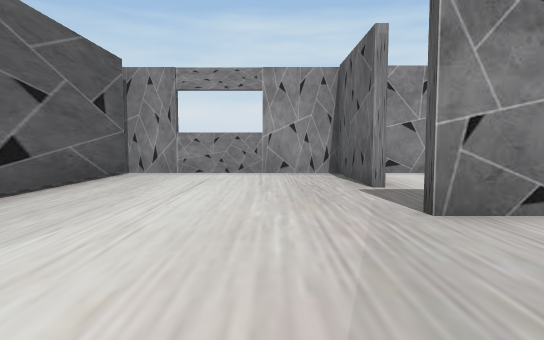
View 1 (above)

24 first-person views from a walk through a scene from a Unity 3-D project. The camera is 1.3 m above the floor, tilts 4° down and sees 75° across. The floor is counted in squares, 2 m on a side. Each view is taken from the middle of a square. On the plan, view 1 faces up. The plan holds only what a view shows up to about 10 squares ahead; the rest is blank. The player is left out. Some surface patterns are stand-ins.

View 2
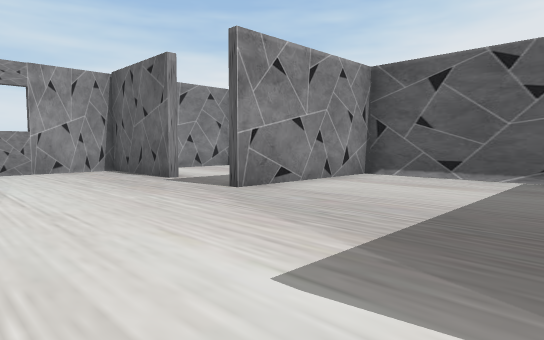

View 3
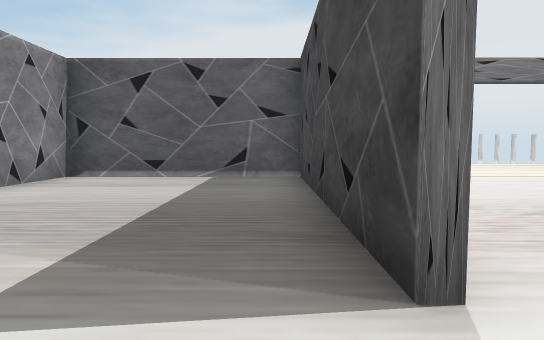

View 4
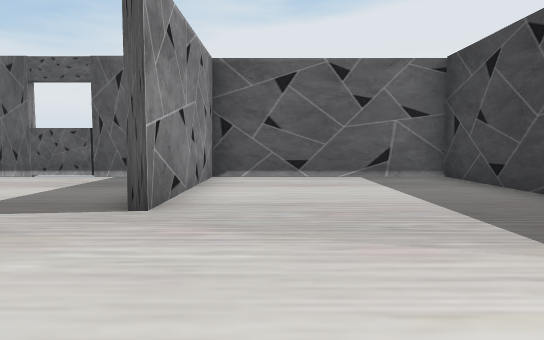

View 5
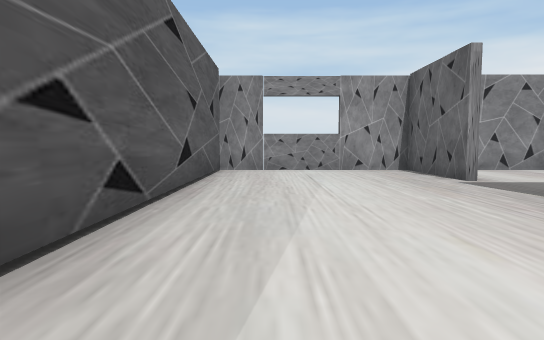

View 6
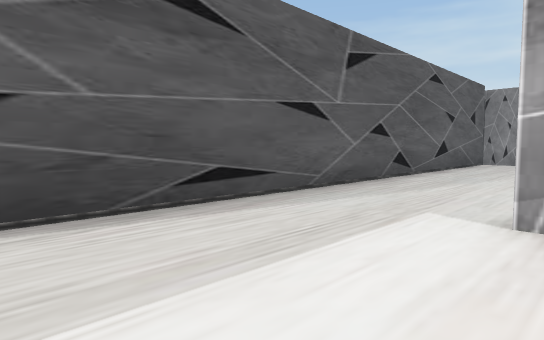

View 7
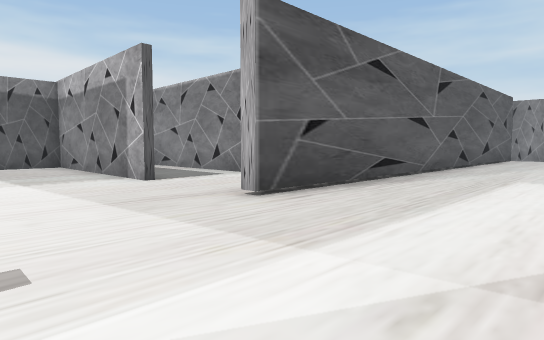

View 8
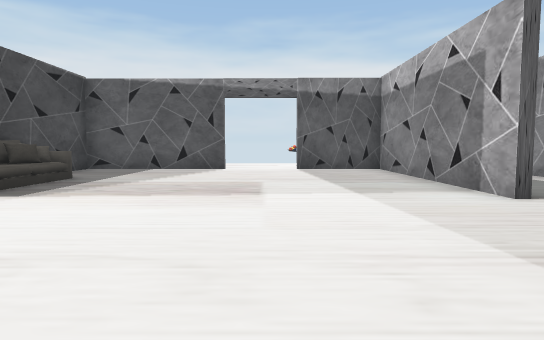

View 9
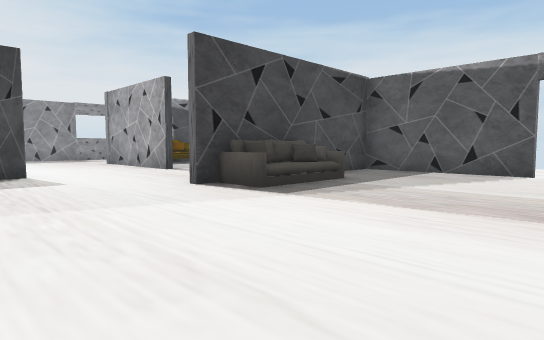

View 10
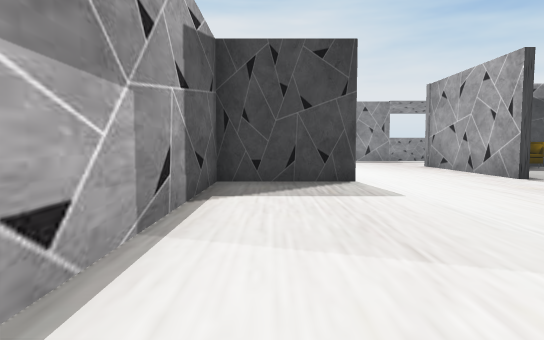

View 11
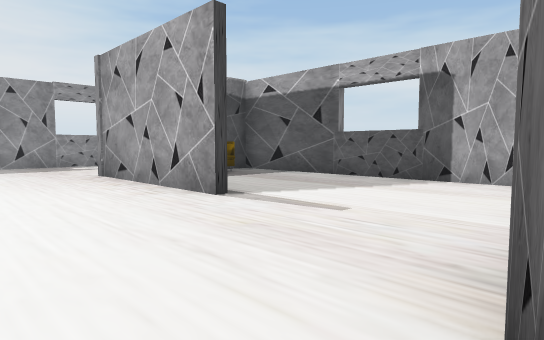

View 12
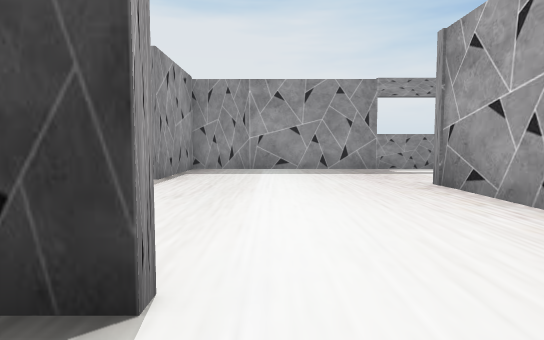

View 13
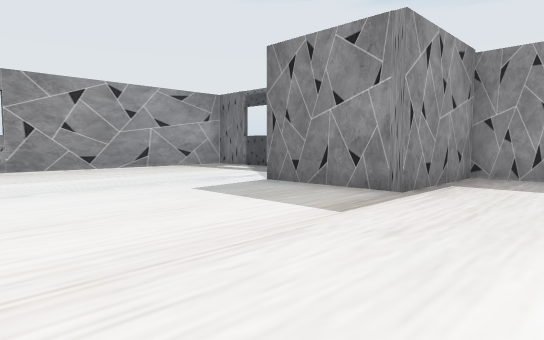

View 14
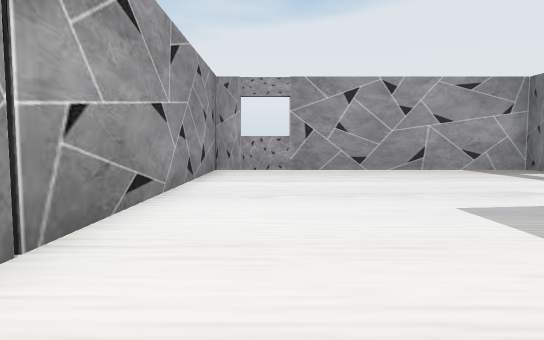

View 15
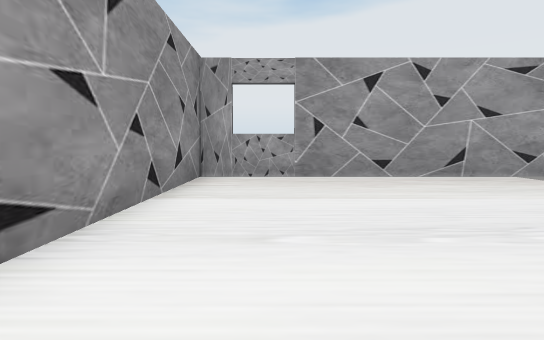

View 16
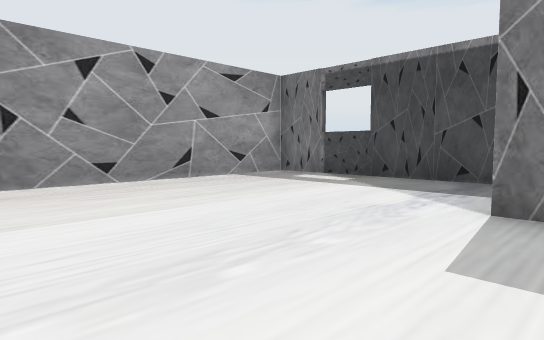

View 17
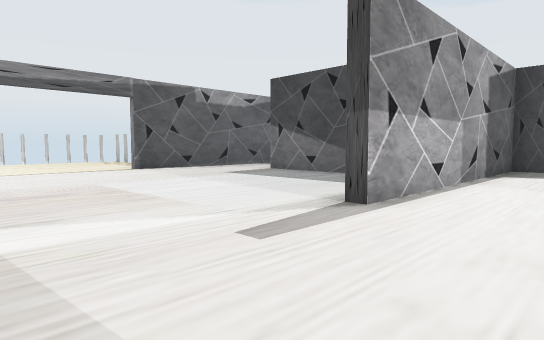

View 18
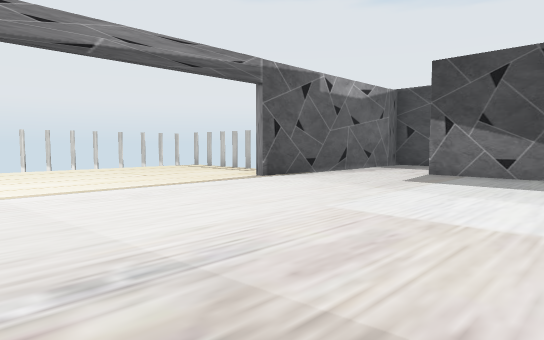

View 19
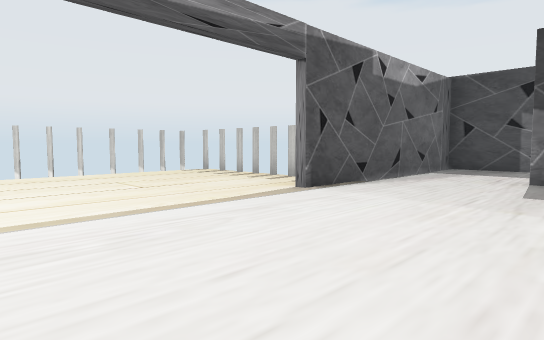

View 20
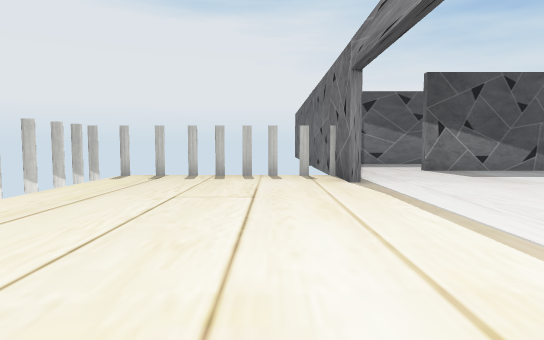

View 21
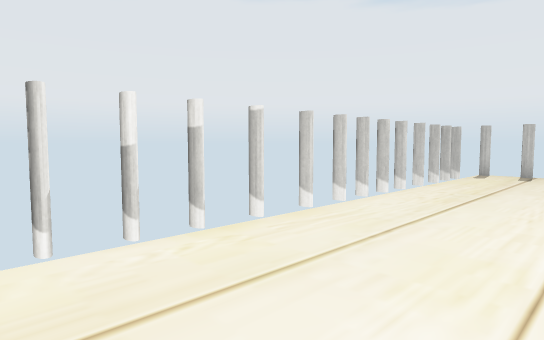

View 22
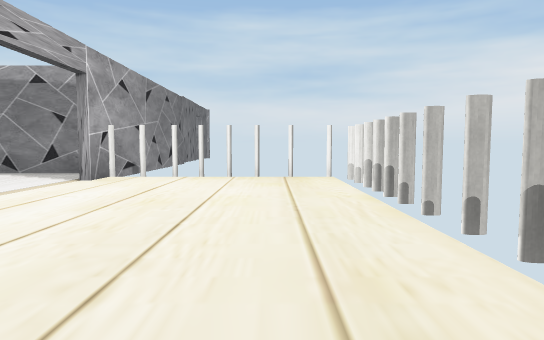

View 23
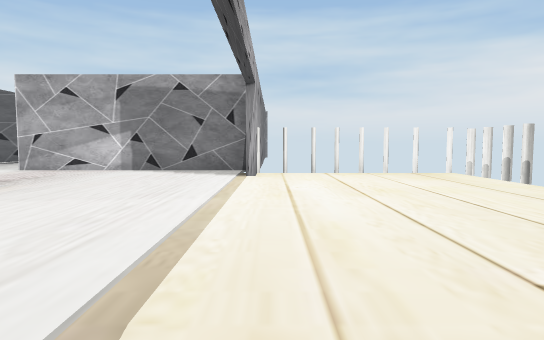

View 24
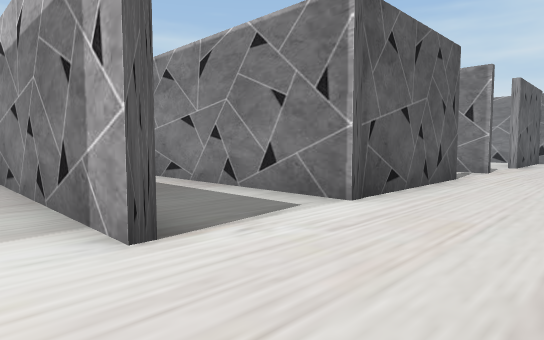

### Floor plan
Ten units are one square. View 1 is at (0, 0); x grows to the right and y downward. Boxes are objects, and circles mark ways between rooms. Rooms are numbered by the first view taken in them; rooms with no view inside come last. Other rooms are left out.
<svg viewBox="-125 -88 245 351">
<path fill="none" stroke="#000" d="M16 -54 16 -83 -33 -83 -33 16M-6 16 54 16 54 -32 14 -32M0 140 31 140M-45 173 -20 173M57 111 57 150M54 146 54 111M-62 61 -116 61 -116 84M-77 178 -77 220M-33 16 -33 60M-116 102 -116 140 -62 140M-116 152 -116 217 -109 217M54 18 -6 18M-63 -4 -63 34 -111 34M5 258 54 258 54 175 -20 175 -20 105 -16 105M-61 -23 -70 -23M-95 258 -28 258 -28 227 -1 227M54 -50 54 -78M51 -83 26 -83"/>
<rect x="-105" y="205" width="20" height="10" fill="#bbb"><title>sofa</title></rect>
<rect x="-95" y="125" width="30" height="20" fill="#bbb"><title>sofa</title></rect>
<rect x="55" y="125" width="10" height="10" fill="#bbb"><title>cylinder</title></rect>
<rect x="55" y="25" width="10" height="10" fill="#bbb"><title>cylinder</title></rect>
<rect x="65" y="125" width="10" height="10" fill="#bbb"><title>cylinder</title></rect>
<rect x="65" y="25" width="10" height="10" fill="#bbb"><title>cylinder</title></rect>
<rect x="75" y="125" width="10" height="10" fill="#bbb"><title>cylinder</title></rect>
<rect x="75" y="25" width="10" height="10" fill="#bbb"><title>cylinder</title></rect>
<rect x="85" y="125" width="10" height="10" fill="#bbb"><title>cylinder</title></rect>
<rect x="85" y="25" width="10" height="10" fill="#bbb"><title>cylinder</title></rect>
<rect x="95" y="125" width="10" height="10" fill="#bbb"><title>cylinder</title></rect>
<rect x="95" y="25" width="10" height="10" fill="#bbb"><title>cylinder</title></rect>
<rect x="105" y="115" width="10" height="10" fill="#bbb"><title>cylinder</title></rect>
<rect x="105" y="105" width="10" height="10" fill="#bbb"><title>cylinder</title></rect>
<rect x="105" y="95" width="10" height="10" fill="#bbb"><title>cylinder</title></rect>
<rect x="105" y="85" width="10" height="10" fill="#bbb"><title>cylinder</title></rect>
<rect x="105" y="75" width="10" height="10" fill="#bbb"><title>cylinder</title></rect>
<rect x="105" y="65" width="10" height="10" fill="#bbb"><title>cylinder</title></rect>
<rect x="105" y="55" width="10" height="10" fill="#bbb"><title>cylinder</title></rect>
<rect x="105" y="45" width="10" height="10" fill="#bbb"><title>cylinder</title></rect>
<rect x="105" y="35" width="10" height="10" fill="#bbb"><title>cylinder</title></rect>
<rect x="105" y="25" width="10" height="10" fill="#bbb"><title>cylinder</title></rect>
<circle cx="-15" cy="20" r="3" fill="#2a7"/>
<circle cx="20" cy="-45" r="3" fill="#2a7"/>
<text x="10" y="-30">1</text>
<text x="-10" y="120">2</text>
<text x="40" y="-60">3</text>
</svg>
Room 1 opens to room 2. Room 1 opens to room 3.

Where each view was taken, in squares from view 1:
view 1: 0 up, 0 right, facing up
view 2: 1 down, 2 left, facing up-right
view 3: 1 down, 2 left, facing right
view 4: 2 up, 2 left, facing right
view 5: 1 down, 2 left, facing up
view 6: 5 down, 0 right, facing up-left
view 7: 9 down, 0 right, facing up-left
view 8: 9 down, 2 left, facing left
view 9: 9 down, 3 left, facing down-left
view 10: 11 down, 3 left, facing down
view 11: 14 down, 5 left, facing down-left
view 12: 16 down, 5 left, facing down
view 13: 18 down, 5 left, facing down-right
view 14: 19 down, 4 left, facing right
view 15: 19 down, 2 left, facing right
view 16: 19 down, 1 left, facing down-right
view 17: 7 down, 4 left, facing down-right
view 18: 6 down, 0 right, facing down-right
view 19: 7 down, 2 right, facing down-right
view 20: 5 down, 7 right, facing down
view 21: 4 down, 8 right, facing down-right
view 22: 10 down, 9 right, facing up
view 23: 11 down, 6 right, facing up
view 24: 7 down, 4 left, facing up-left
